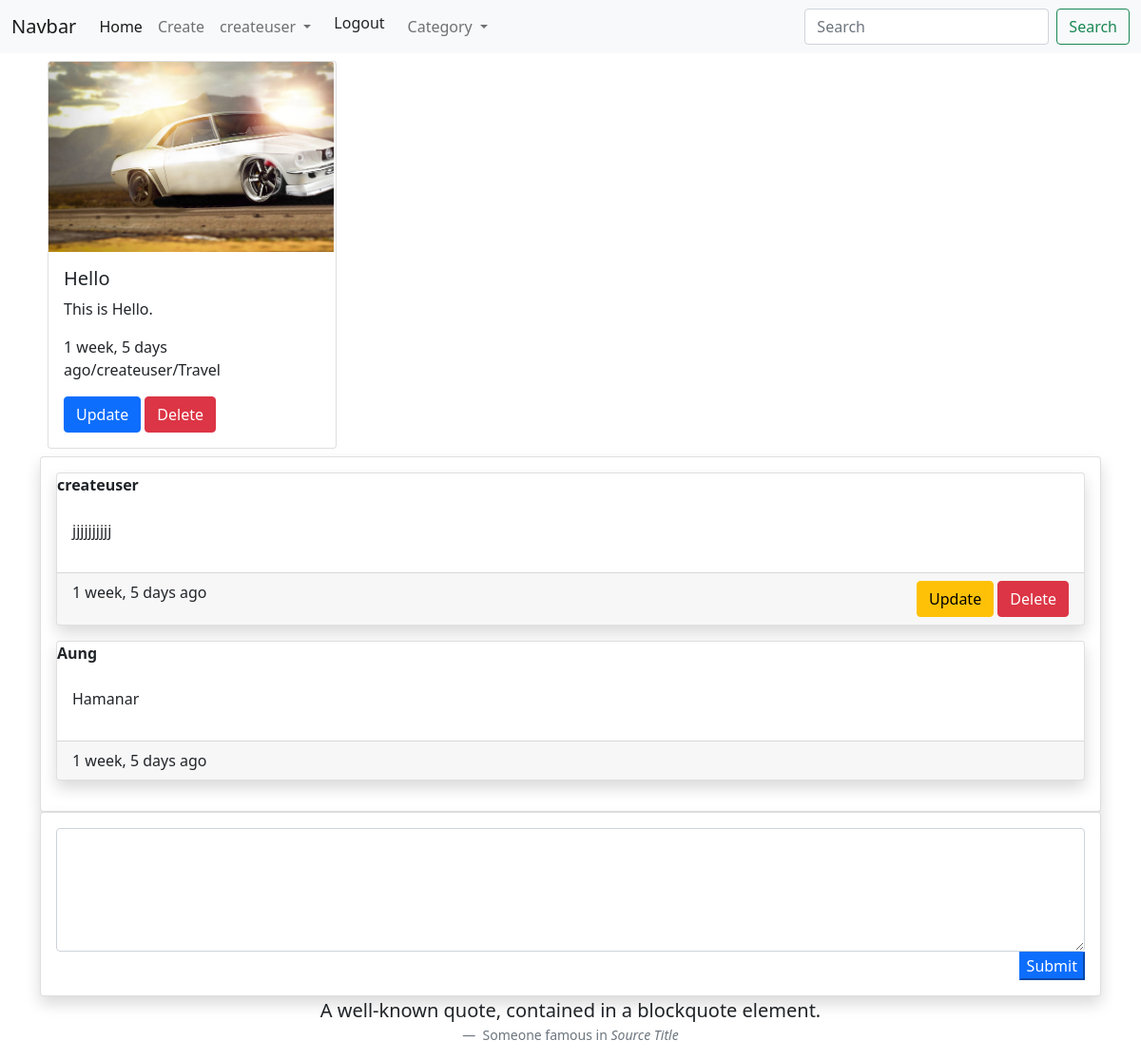
The app's page /blog/detail/26/ (signed in) with its own data.
### my_blog/models.py (models this page shows, shortened)
class PostModel(models.Model):
    id = models.AutoField(primary_key=True)
    title = models.CharField(max_length=100)
    content = models.TextField(default=None)
    image = models.ImageField(default=None)
    author = models.ForeignKey(User,on_delete=models.CASCADE)
    category = models.ForeignKey(CategoryModel, on_delete=models.CASCADE)
    created_date = models.DateTimeField(default=datetime.now)

class CategoryModel(models.Model):
    id = models.AutoField(primary_key=True)
    name = models.CharField(max_length=100)
    description = models.TextField(default=None)
    create_date = models.DateTimeField(default=datetime.now)
    def __str__(self):
        return self.name

class Comment(models.Model):
    id = models.AutoField(primary_key=True)
    file = models.FileField(default=None, blank=True, null=True)
    content = models.TextField(default=None)
    post = models.ForeignKey(PostModel, on_delete=models.CASCADE)
    author = models.ForeignKey(User, on_delete=models.CASCADE)
    create_date = models.DateTimeField(default=datetime.now)

### my_blog/views.py (the view, shortened to what this page needs)
# urls.py: path('detail/<int:p_id>/', postdetail, name="postdetail"),
@login_required(login_url='/login')
def postdetail(request, p_id):
    if request.method == "GET":
        post = PostModel.objects.get(id=p_id)
        cmt = Comment.objects.filter(post_id=p_id)
        return render(request, 'postdetail.html', {'post':post, 'cmt':cmt})

### util/context_processors.py (called while the page is built)
def allCategory(request):
    category = CategoryModel.objects.all()
    return {'categories':category}

### my_blog/templates/postdetail.html (shortened to what this page needs)
{% extends 'base.html' %}
{% load humanize %}
{% block body %}
<div  class="container px-auto">
    <div class="card col-3 m-2 shawdow-lg" style="width: 19rem;">
        {% if post.image %}
            <img src="{{post.image.url}}" style="width:300px" class="card-img-top">
        {% endif %}
        <div class="card-body">
            <h5 class="card-title">{{post.title}}</h5>
            <p class="card-text">{{post.content}}</p>
            <p class="card-text">
                {{post.created_date|naturaltime}}/{{post.author}}/{{post.category}}
            </p>
            {% if user.is_superuser %}
            <a href="/blog/update/{{post.id}}" class="btn btn-primary">Update</a>
            <a href="/blog/delete/{{post.id}}" onclick="return confirm('Are you sure?')" class="btn btn-danger">Delete</a>
            {% elif post.author.id == user.id %}
            <a href="/blog/update/{{post.id}}" class="btn btn-primary">Update</a>
            <a href="/blog/delete/{{post.id}}" onclick="return confirm('Are you sure?')" class="btn btn-danger">Delete</a>
            {% endif %}
        </div>
    </div>
    <div class="card shadow p-3">
        {% for c in cmt %}
        <div id="cmt" class="card mb-3 shadow">
            <div stype = "padding-left:10px" class="card-title">
              <b>{{c.author}}</b>
            </div>
            <div class="card-body">
                {{c.content| linebreaks}}
            </div>
            <div class="card-footer d-flex justify-content-between">
                <div>{{c.create_date|naturaltime}}</div>
            {% if c.author.id == user.id %}
            <div>
                <a href="/blog/cmt/update/{{post.id}}/{{c.id}}/" class="btn btn-warning"> Update </a>
                <a href="/blog/cmt/delete/{{post.id}}/{{c.id}}/" onclick="return confirm('Are you sure?')" class="btn btn-danger"> Delete </a>
            </div>
            {% endif %}
        </div>
    </div>
    {% endfor %}
    </div>
    <form method="POST" class="card shadow p-3">
        <textarea name="content" style="height:130px;" class="form-control"></textarea>
        <div class="d-flex justify-content-end">
            <button type="submit", class="btn-primary">Submit</button>
        </div>
    </form>
</div>
{% endblock %}

### templates/header.html (shortened to what this page needs)
<nav class="navbar navbar-expand-lg navbar-light bg-light">
    <div class="container-fluid">
      <a class="navbar-brand" href="#">Navbar</a>
      <div class="collapse navbar-collapse" id="navbarSupportedContent">
        <ul class="navbar-nav me-auto mb-2 mb-lg-0">
          <li class="nav-item">
            <a class="nav-link active" href="/blog/list/">Home</a>
          </li>
          <li class="nav-item">
            <a class="nav-link" href="/blog/create/">Create</a>
          </li>
          {% if user.is_authenticated %}
          <li class="nav-item dropdown">
            <a class="nav-link dropdown-toggle" href="#" id="navbarDropdown" role="button" data-bs-toggle="dropdown" aria-expanded="false">
            {{user.username}}
            </a>
          </li>
          <li><a class="dropdown-item" href="/logout">Logout</a></li>
          {% endif %}
          <li class="nav-item dropdown">
            <a class="nav-link dropdown-toggle" href="#" id="navbarDropdown" role="button" data-bs-toggle="dropdown" aria-expanded="false">
            Category
            </a>
          </li>
        </ul>
        <form method="GET"action="{% url 'postlist' %}" class="d-flex">
          <input name="search" required class="form-control me-2" type="search" placeholder="Search" aria-label="Search">
          <button class="btn btn-outline-success" type="submit">Search</button>
        </form>
      </div>
    </div>
  </nav>

### records on screen
PostModel: image (picture), title "Hello", content "This is Hello.", created_date "1 week, 5 days ago", author "createuser", category "Travel"
Comment: author "createuser", content "jjjjjjjjjj", create_date "1 week, 5 days ago"
Comment: author "Aung", content "Hamanar", create_date "1 week, 5 days ago"

### other values on screen
{{ user.username }} "createuser"
